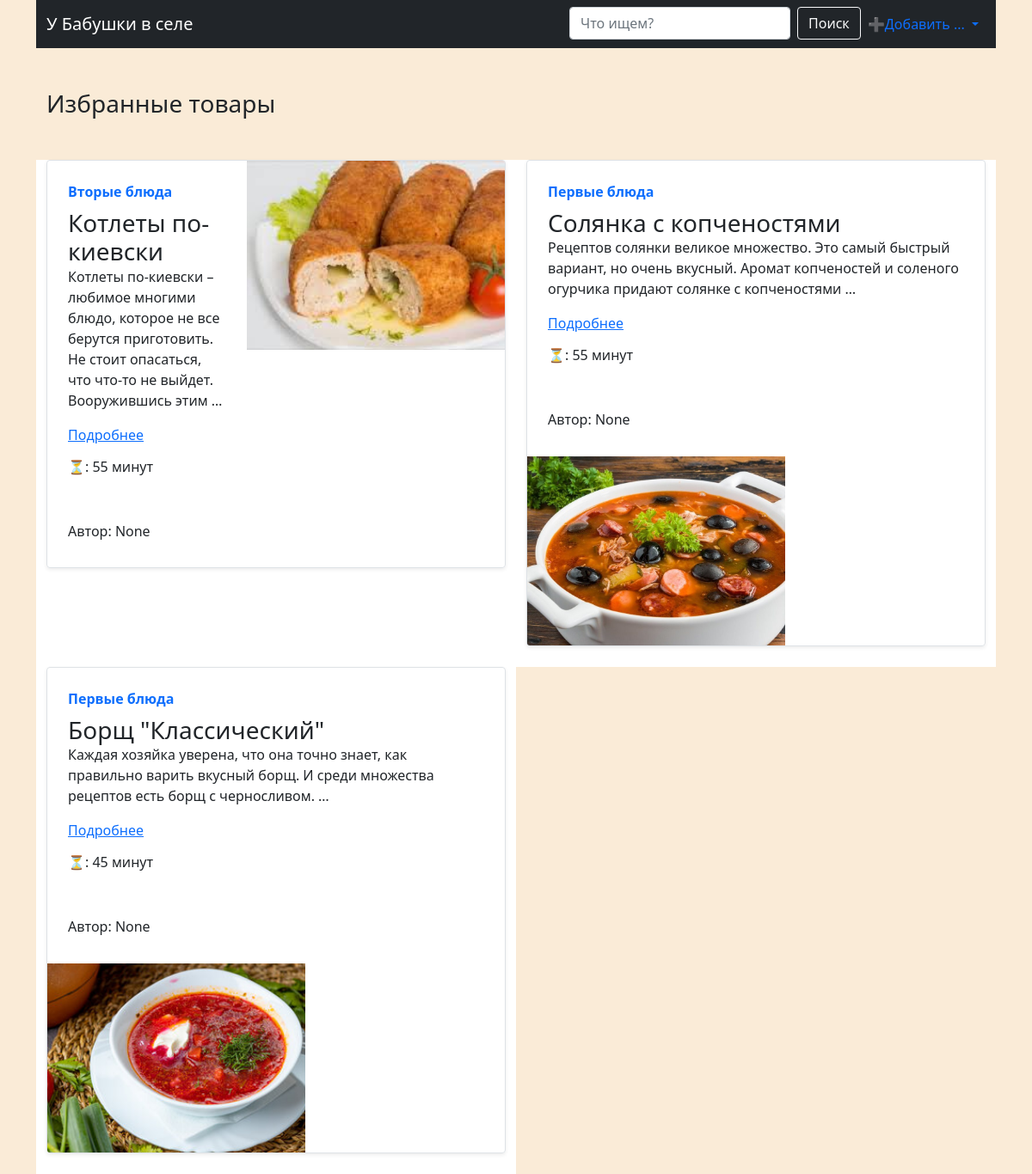
Before: /favorite_recipes (signed in) with the older database file.
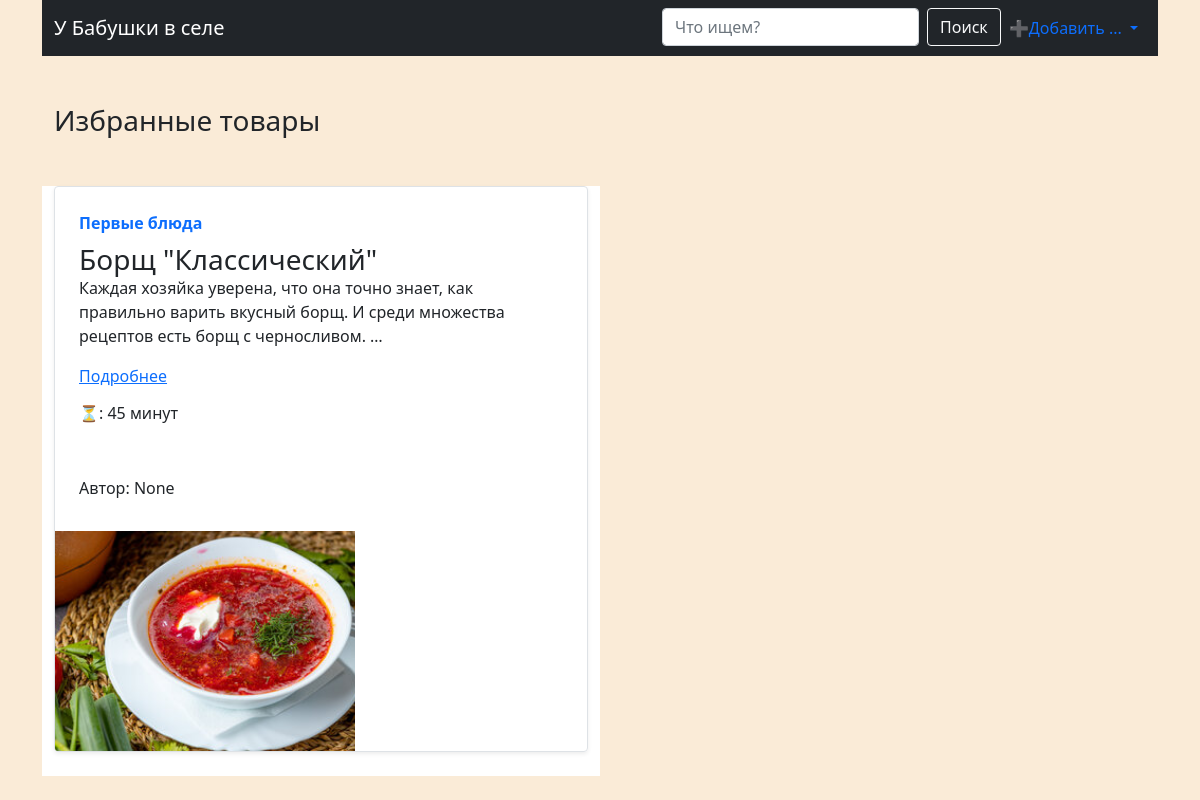
After: the same page with the newer database file.
### blog/models.py (models this page shows, shortened)
class Recipe(models.Model):
    title = models.CharField(max_length=150, verbose_name='Название рецепта')
    content = models.TextField(blank=True, verbose_name='Описание')
    username = models.ForeignKey(User, on_delete=models.CASCADE, null=True, blank=True, verbose_name='Имя пользователя')
    created_on = models.DateTimeField(auto_now_add=True, verbose_name='Дата создания')
    updated_on = models.DateTimeField(auto_now=True, verbose_name='Дата обновления')
    photo = models.ImageField(upload_to='photos/', blank=True, null=True, verbose_name='Изображение')
    is_published = models.BooleanField(default=True, verbose_name='Опубликовать')
    category = models.ForeignKey(Category, on_delete=models.CASCADE, verbose_name='Категория')
    watches = models.IntegerField(default=0, verbose_name='Просмотры')
    slug = models.SlugField(unique=True, null=True)
    time_to_cook = models.IntegerField(default=0)
    def get_absolute_url(self):
        return reverse('recipe_detail', kwargs={'pk': self.pk})
    def get_photo(self):
        if self.photo:
            return self.photo.url
    class Meta:
        verbose_name = 'Рецепт'
        verbose_name_plural = 'Рецепты'

class Category(models.Model):
    title = models.CharField(max_length=150, verbose_name='Название категории')
    slug = models.SlugField(unique=True, null=True)
    def __str__(self):
        return self.title
    class Meta:
        verbose_name = 'Категория'
        verbose_name_plural = 'Категории'

### blog/views.py (the view)
# urls.py: path('favorite_recipes', FavoriteRecipesView.as_view(), name='favorite')
class FavoriteRecipesView(ListView):
    model = FavoriteRecipe
    context_object_name = 'recipes'
    template_name = 'blog/favorite_recipes.html'
    def get_queryset(self):
        user = self.request.user
        fav = FavoriteRecipe.objects.filter(user=user)
        recipes = [i.recipe for i in fav]
        return recipes

### blog/templates/blog/favorite_recipes.html (shortened to what this page needs)
{% extends 'base.html' %}
{% block main %}
<main>
    <section class="category_recipes">
            <div class="container">
                <h3 class="section__title my-5">Избранные товары</h3>
                <div class="row">
                    {% for recipe in recipes %}
                        {% include 'blog/components/_card.html' %}
                    {% empty %}
                    <p>У вас пока нет избранных товаров. Но это никогда не поздно исправить!</p>
                    {% endfor %}
                </div>
            </div>
        </section>
</main>
{% endblock main %}

### blog/templates/blog/components/_card.html
{% load static %}
{% load blog_tags %}
<div class="col-md-6">
    <div class="row g-0 border rounded overflow-hidden flex-md-row mb-4 shadow-sm h-md-250 position-relative">
        <div class="col p-4 d-flex flex-column position-static">
            <strong class="d-inline-block mb-2 text-primary">{{ recipe.category }}</strong>
            <h3 class="mb-0">{{ recipe.title }}</h3>
            <p class="card-text mb-auto">{{ recipe.content|linebreaks|truncatewords:20 }}</p>
            <a href="{{ recipe.get_absolute_url }}" class="stretched-link">Подробнее</a>
            <h6 class="mt-3">⏳: {{ recipe.time_to_cook }} минут</h6>
            <h6 class="mt-5">Автор: {{ recipe.username }}</h6>
        </div>
        <div class="col-auto d-none d-lg-block" style="width: 300px; height: 220px; overflow:hidden">
            <img src="{{ recipe.get_photo }}" alt="" style="height: 100%">
        </div>
    </div>
</div>

Changed rows visible on the page:
no longer on this page (row edited): Recipe: category "Вторые блюда", title "Котлеты по-киевски", content "Котлеты по-киевски – любимое многими блюдо, которое не все берутся приготовить. Не стоит опасаться, что что-то не выйдет. Вооружившись этим …", time_to_cook "55", username "None", get_photo (picture)
no longer on this page (row edited): Recipe: category "Первые блюда", title "Солянка с копченостями", content "Рецептов солянки великое множество. Это самый быстрый вариант, но очень вкусный. Аромат копченостей и соленого огурчика придают солянке с копченостями …", time_to_cook "55", username "None", get_photo (picture)
